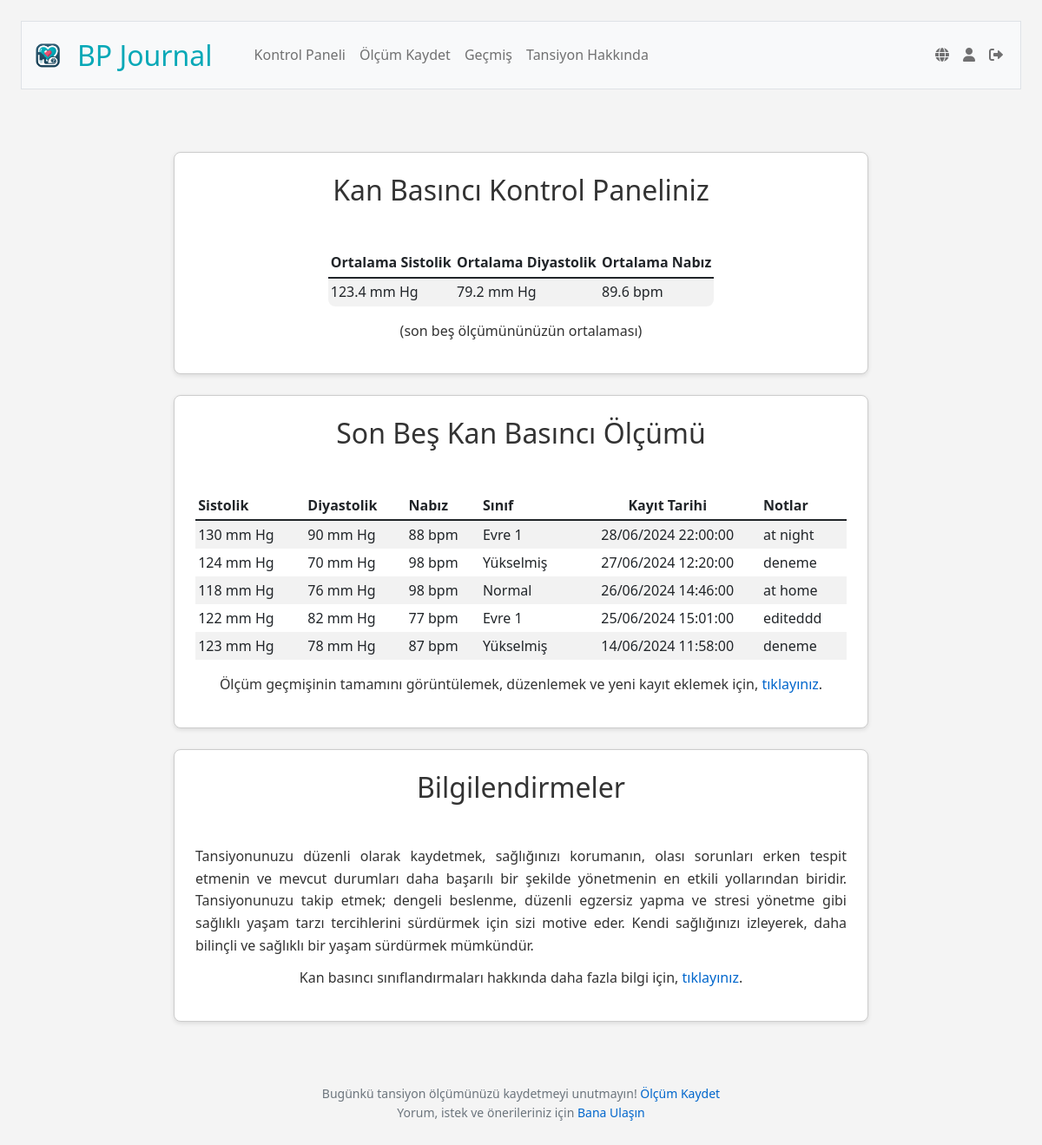
The page /dashboard (signed in) on the database as committed earlier.
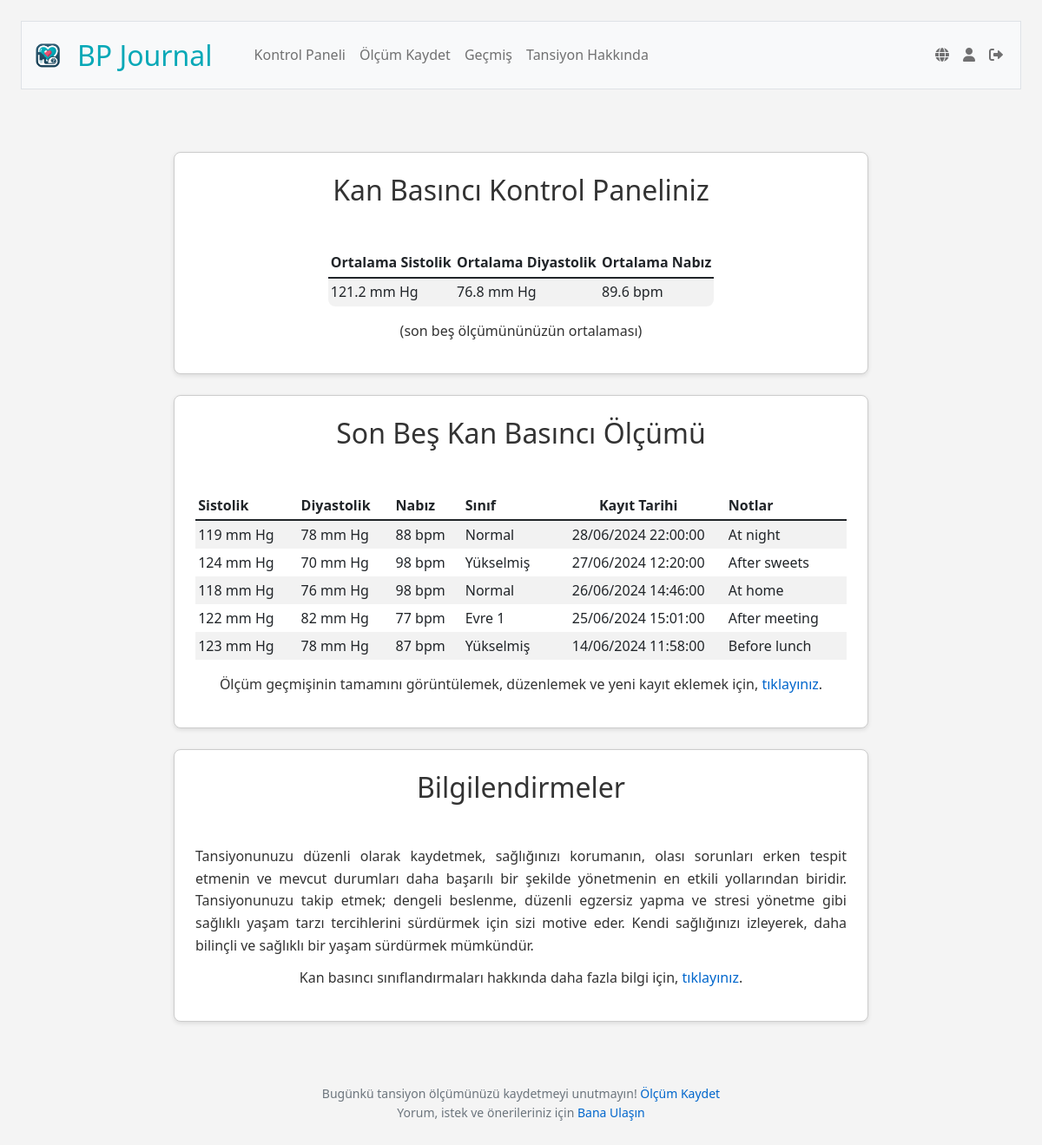
The same page on the database as committed later.
### tables this page shows
CREATE TABLE blood_pressure_readings (
id INTEGER PRIMARY KEY AUTOINCREMENT NOT NULL,
user_id INTEGER NOT NULL,
systolic INTEGER NOT NULL,
diastolic INTEGER NOT NULL,
pulse INTEGER,
reading_date DATETIME DEFAULT CURRENT_TIMESTAMP,
notes TEXT,
FOREIGN KEY (user_id) REFERENCES users (id));

### app.py (the view)
@app.route("/dashboard")
@login_required
def dashboard():
    user_id = session["user_id"]
    user_timezone = db.execute("SELECT timezone FROM users WHERE id = ?", user_id)[0]['timezone']
    user_tz = pytz.timezone(user_timezone)
    recording_rows = db.execute("SELECT * FROM blood_pressure_readings WHERE user_id = ? ORDER BY reading_date DESC LIMIT 5;", user_id)
    for row in recording_rows:
        row["classification"] = classify_bp(row["systolic"], row["diastolic"])
        utc_time = row["reading_date"]
        try:
            local_time = pytz.utc.localize(datetime.strptime(utc_time, '%Y-%m-%d %H:%M:%S')).astimezone(user_tz)
            row["reading_date"] = local_time.strftime('%d/%m/%Y %H:%M:%S')
        except Exception:
            row["reading_date"] = utc_time
    user_avg_recording = db.execute("""
        SELECT AVG(systolic) AS avg_systolic, AVG(diastolic) AS avg_diastolic, AVG(pulse) AS avg_pulse
        FROM (
            SELECT systolic, diastolic, pulse
            FROM blood_pressure_readings
            WHERE user_id = ?
            ORDER BY reading_date DESC
            LIMIT 5
        )
    """, user_id)
    if user_avg_recording:
        avg_data = {
            'avg_systolic': round(user_avg_recording[0]['avg_systolic'], 1) if user_avg_recording[0]['avg_systolic'] else '',
            'avg_diastolic': round(user_avg_recording[0]['avg_diastolic'], 1) if user_avg_recording[0]['avg_diastolic'] else '',
            'avg_pulse': round(user_avg_recording[0]['avg_pulse'], 1) if user_avg_recording[0]['avg_pulse'] else ''
        }
    else:
        avg_data = {'avg_systolic': 'N/A', 'avg_diastolic': 'N/A', 'avg_pulse': 'N/A'}
    return render_template("dashboard.html", classes=g.language_data['classes'], data=g.language_data['dashboard'], last5reading=recording_rows, user_id=user_id, user_avg_recording=[avg_data])

### app.py (called while the page is built)
@app.before_request
def load_language_data():
    if 'language' not in session:
        session['language'] = 'tr'
    user_lang = session['language']
    with open(f'languages/{user_lang}.json', 'r') as file:
        g.language_data = json.load(file)
    g.language_data['current_lang'] = user_lang

@app.after_request
def after_request(response):
    response.headers["Cache-Control"] = "no-cache, no-store, must-revalidate"
    response.headers["Expires"] = 0
    response.headers["Pragma"] = "no-cache"
    return response

@app.context_processor
def inject_layout_data():
    return dict(layout_data=g.language_data['layout'])

@app.context_processor
def inject_user_details():
    if 'user_id' in session:
        user_id = session['user_id']
        user_info = db.execute("SELECT username FROM users WHERE id = ?", user_id)
        if user_info:
            username = user_info[0]['username']
        else:
            username = None
    else:
        username = None
    return {'username': username}

### helpers.py (called while the page is built)
def classify_bp(systolic, diastolic):
    if systolic < 120 and diastolic < 80:
        return "Normal"
    elif 120 <= systolic < 130 and diastolic < 80:
        return "Elevated"
    elif 130 <= systolic < 140 or 80 <= diastolic < 90:
        return "High1"
    elif 140 <= systolic or 90 <= diastolic:
        return "High2"
    else:
        return "Crisis"

def login_required(f):
    @wraps(f)
    def decorated_function(*args, **kwargs):
        if session.get("user_id") is None:
            return redirect("/login")
        return f(*args, **kwargs)
    return decorated_function

### templates/dashboard.html (shortened to what this page needs)
{% extends "layout.html" %}
{% block main %}
<div class="section" id="average-table-div">
    <h2>{{ data.heading }}</h2>
    <table class="table table-striped" id="average-table">
        <thead>
            <tr>
                <th class="text-start">{{ data.avgSystolic }}</th>
                <th class="text-start">{{ data.avgDiastolic }}</th>
                <th class="text-start">{{ data.avgPulse }}</th>
            </tr>
        </thead>
        <tbody>
            {% for row in user_avg_recording %}
            <tr>
                <td class="text-start">{{ row.avg_systolic }} mm Hg</td>
                <td class="text-start">{{ row.avg_diastolic }} mm Hg</td>
                <td class="text-start">{{ row.avg_pulse }} bpm</td>
            </tr>
            {% endfor %}
        </tbody>
    </table>
    <p class="text-center">{{ data.description }}</p>
</div>
<div class="section", id="trends">
    <h2>{{ data.last5heading }}</h2>
    <table class="table table-striped">
        <thead>
            <tr>
                <th class="text-start">{{ data.systolic }}</th>
                <th class="text-start">{{ data.diastolic }}</th>
                <th class="text-start">{{ data.pulse }}</th>
                <th class="text-start">{{ data.readingClassification }}</th>
                <th class="text-center">{{ data.dateRecorded }}</th>
                <th class="text-start">{{ data.notes }}</th>
            </tr>
        </thead>
        <tbody>
            {% for row in last5reading %}
            <tr>
                <td class="text-start">{{ row.systolic }} mm Hg</td>
                <td class="text-start">{{ row.diastolic }} mm Hg</td>
                <td class="text-start">{{ row.pulse }} bpm</td>
                <td class="text-start">{{ classes[row.classification] }}</td>
                <td class="text-center">{{ row.reading_date }}</td>
                <td class="text-start">{{ row.notes }}</td>
            </tr>
            {% endfor %}
        </tbody>
    </table>
    <p>{{ data.historyLink.text }}, <a href="/history">{{ data.historyLink.textUrl }}</a>.</p>
</div>
<div class="section", id="alerts-tips-section">
    <h2>{{ data.alertsHeading }}</h2>
    <p>{{ data.comment }}</p>
    <p class="text-center">{{ data.classificationLink.text }}, <a href="/resources">{{ data.classificationLink.textUrl }}</a>.</p>
</div>
{% endblock %}

### templates/layout.html (shortened to what this page needs)
<!DOCTYPE html>
<html lang="en">
    <head>
        <link href="https://cdn.jsdelivr.net/npm/bootstrap@5.1.3/dist/css/bootstrap.min.css" rel="stylesheet">
        <link href="/static/styles.css" rel="stylesheet">
        <link rel="stylesheet" href="https://cdnjs.cloudflare.com/ajax/libs/font-awesome/6.0.0-beta3/css/all.min.css">
    </head>
    <body>
        <nav class="bg-light border navbar navbar-expand-md navbar-light">
            <div class="container-fluid">
                <a class="navbar-brand" href="/"><img src="/static/icon.png" height="40px" width="40px"  alt="App Icon"><span class="blue">{{ layout_data.navbarBrand }}</span></a>
                <div class="collapse navbar-collapse" id="navbar">
                    {% if session["user_id"] %}
                        <ul class="navbar-nav me-auto">
                            <li class="nav-item"><a class="nav-link" href="/dashboard">{{ layout_data.dashboard }}</a></li>
                            <li class="nav-item"><a class="nav-link" href="/record">{{ layout_data.recordReading }}</a></li>
                            <li class="nav-item"><a class="nav-link" href="/history">{{ layout_data.history }}</a></li>
                            <li class="nav-item"><a class="nav-link" href="/resources">{{ layout_data.resources }}</a></li>
                        </ul>
                        <ul class="navbar-nav ms-auto" id="navProfileLogOutLinks">
                            <li class="nav-item">
                                <a class="nav-link" href="/toggle_language" class="nav-link" title="{% if session.get('language', 'tr') == 'tr' %}English{% else %}Türkçe{% endif %}">
                                    <i class="fas fa-globe"></i>
                                </a>
                            </li>
                            <li class="nav-item">
                                <a class="nav-link" href="/profile" title="{{ username }}">
                                    <i class="fas fa-user"></i>
                                </a>
                            </li>
                            <li class="nav-item">
                                <a class="nav-link" href="/logout" title="{{ layout_data.logOut }}">
                                    <i class="fas fa-sign-out-alt"></i>
                                </a>
                            </li>
                        </ul>
                    {% endif %}
                </div>
            </div>
        </nav>
        <main class="container-fluid py-5 text-center">
            {% block main %}{% endblock %}
        </main>
        <footer class="mb-5 small text-center text-muted">
            {% if session["user_id"] %}
                {{ layout_data.footerTextA }} <a href="/record">{{ layout_data.footerTextB }}</a> <br>
            {% endif %}
                {{ layout_data.footerTextC }} <a href="mailto:dryelissatomic@gmail.com">{{ layout_data.footerTextD }}</a>
        </footer>
    </body>
</html>

### static/styles.css (style rules this page uses)
body { background-color: #f4f4f4; color: #333; font-family: 'Segoe UI', Arial, sans-serif; line-height: 1.6; margin: 0; padding: 1.5em; }
h2, h3, h4, h5 { margin-bottom: 1.5em; text-align: center; }
h2 { font-size: 2em; }
p, li, a { font-size: 1em; text-align: justify; }
p, li { margin-bottom: 0.75em; }
a { color: #0066cc; text-decoration: none; }
ul, ol { margin-bottom: 1em; margin-left: 1.5em; }
.section { background-color: #ffffff; border: 1px solid #ccc; border-radius: 8px; box-shadow: 0 2px 5px rgba(0,0,0,0.1); padding: 1.5em; margin: 1.5em auto; margin-left: auto; margin-right: auto; max-width: 800px; }
#average-table { border-collapse: collapse; border-radius: 0.5em; margin-left: auto; margin-right: auto; max-width:max-content; overflow: hidden; text-align: center; }
.table>:not(caption)>*>* { border-bottom-width: 0px; padding: .2rem .2rem; vertical-align: middle; }
.text-center { text-align: center; }
nav .navbar-brand { font-size: xx-large; vertical-align: middle; display: flex; align-items: center; }
nav .navbar-brand img { height: 36px; width: auto; vertical-align: middle; }
nav .navbar-brand .blue { color: #06a8b7; margin-left: 0.5em; }
.navbar-nav { display: flex; justify-content: space-between; align-items: center; }
.navbar-nav .nav-item { width: max-content; }
.navbar-nav .nav-link, .navbar-nav .nav-item { margin-bottom: 0 !important; align-items: center; }
#trends p { text-align: center; }

Rows that differ between the two databases and show on the page:
changed blood_pressure_readings: systolic "130" → "119"; diastolic "90" → "78"; classes "Evre 1" → "Normal"; notes "at night" → "At night"
changed blood_pressure_readings: notes "deneme" → "After sweets"
changed blood_pressure_readings: notes "at home" → "At home"
changed blood_pressure_readings: notes "editeddd" → "After meeting"
changed blood_pressure_readings: notes "deneme" → "Before lunch"
Other text that changed with them:
new list line: "121.2 mm Hg 76.8 mm Hg 89.6 bpm"
list line gone: "123.4 mm Hg 79.2 mm Hg 89.6 bpm"
